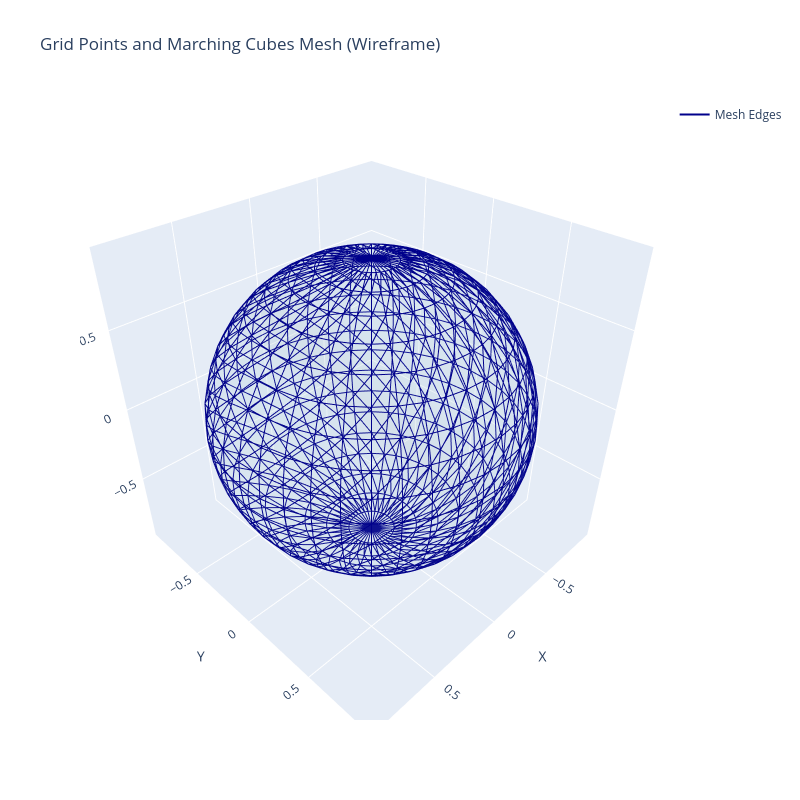

Notebook cell for this chart:
### Code cell
fig = go.Figure()

fig.add_trace(go.Mesh3d(
    x=vertices[:, 0],
    y=vertices[:, 1],
    z=vertices[:, 2],
    i=triangles[:, 0],
    j=triangles[:, 1],
    k=triangles[:, 2],
    opacity=0.1,
    color='lightblue',
    showlegend=False
))

# Add wireframe edges
edges_x = []
edges_y = []
edges_z = []
for i, j, k in triangles:
    # Edge 1: vertex i to j
    edges_x.extend([vertices[i, 0], vertices[j, 0], None])
    edges_y.extend([vertices[i, 1], vertices[j, 1], None])
    edges_z.extend([vertices[i, 2], vertices[j, 2], None])
    # Edge 2: vertex j to k
    edges_x.extend([vertices[j, 0], vertices[k, 0], None])
    edges_y.extend([vertices[j, 1], vertices[k, 1], None])
    edges_z.extend([vertices[j, 2], vertices[k, 2], None])
    # Edge 3: vertex k to i
    edges_x.extend([vertices[k, 0], vertices[i, 0], None])
    edges_y.extend([vertices[k, 1], vertices[i, 1], None])
    edges_z.extend([vertices[k, 2], vertices[i, 2], None])

fig.add_trace(go.Scatter3d(
    x=edges_x,
    y=edges_y,
    z=edges_z,
    mode='lines',
    line=dict(color='darkblue', width=2),
    name='Mesh Edges',
    showlegend=True
))

fig.update_layout(
    scene=dict(
        xaxis_title='X',
        yaxis_title='Y',
        zaxis_title='Z',
        aspectmode='data'
    ),
    title='Grid Points and Marching Cubes Mesh (Wireframe)',
    width=800,
    height=800
)

fig.show()

### Figure 1 — Plotly figure (JSON) as saved in the notebook; plotly's stock layout.template omitted (floating-point values rounded to 4 significant figures; data arrays with more than 128 entries replaced by an {"elided": "..."} marker saying what was removed)
{"data": [{"color": "lightblue", "i": {"elided": "1520 int values"}, "j": {"elided": "1520 int values"}, "k": {"elided": "1520 int values"}, "opacity": 0.1, "showlegend": false, "type": "mesh3d", "x": {"elided": "762 float values"}, "y": {"elided": "762 float values"}, "z": {"elided": "762 float values"}}, {"line": {"color": "darkblue", "width": 2}, "mode": "lines", "name": "Mesh Edges", "showlegend": true, "type": "scatter3d", "x": {"elided": "13680 float values"}, "y": {"elided": "13680 float values"}, "z": {"elided": "13680 float values"}}], "layout": {"height": 800, "scene": {"aspectmode": "data", "xaxis": {"title": {"text": "X"}}, "yaxis": {"title": {"text": "Y"}}, "zaxis": {"title": {"text": "Z"}}}, "title": {"text": "Grid Points and Marching Cubes Mesh (Wireframe)"}, "width": 800}}
